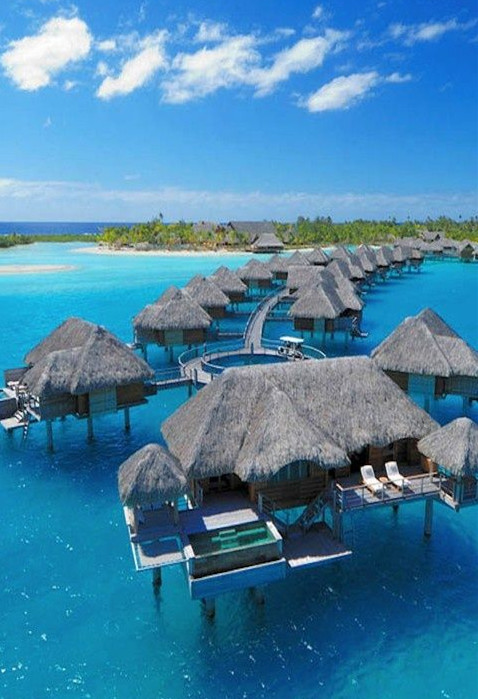
//> input picture contour/seneryHouse.jpg, 478 x 699 px
$ ./useContoursExtractOuterProfile   (built with g++ and OpenCV 4)
//> lines starting //> are read from the running program, lines starting //| are printed output that depends on the picture; after the words box and inside, x2 and y2 are one past the last pixel; in counts of white or black regions, pixels touching at a corner belong together
#include <opencv2/opencv.hpp>
#include <opencv2/imgproc/imgproc.hpp>
#define WINDOW_NAME1 "source window"
#define WINDOW_NAME2 "result window"

using namespace std;
using namespace cv;

Mat srcImage, grayImage, dstImage;
RNG g_rng(12345);
int g_nThreshold;
vector<vector<Point> > contours;
vector<Vec4i> hierarchy;

void on_Contour(int, void*);

int main()
{
	srcImage = imread("seneryHouse.jpg");
//> srcImage is the input picture: 699 rows x 478 cols, CV_8UC3; mean B, G, R 166.1, 131, 70.6
	namedWindow(WINDOW_NAME1);
	imshow(WINDOW_NAME1, srcImage);

	cvtColor(srcImage, grayImage, COLOR_RGB2GRAY);
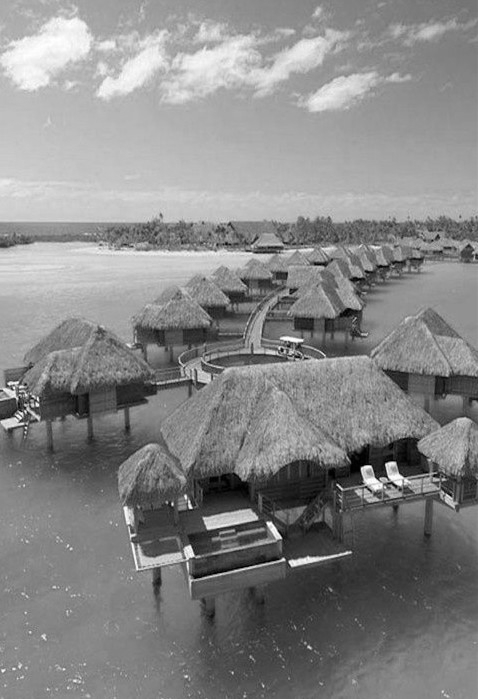
//> grayImage: 699 rows x 478 cols, CV_8UC1; min 0, max 255, mean 134.6
	blur(grayImage, grayImage, Size(3, 3));

	createTrackbar("value", WINDOW_NAME1, &g_nThreshold, 255, on_Contour);
	on_Contour(0, 0);

	while (1)
	{
		char key = waitKey();
		if (key == 38)
			g_nThreshold++;
		if (key == 40)
			g_nThreshold--;
		if (key == 27 || key == 'q')
			break;
	}

	return 0;
}

void on_Contour(int, void*)
{
	threshold(grayImage, dstImage, g_nThreshold, 255, THRESH_BINARY); // 255 is when exceed threshold value
//> dstImage: 699 rows x 478 cols, CV_8UC1; every value is 255

	//find contours
	findContours(dstImage, contours, hierarchy, RETR_TREE, CHAIN_APPROX_SIMPLE, Point(0, 0));
//> contours = 1 contour; box (x1, y1, x2, y2) and area: (0, 0, 478, 699) 332946

	//save contours use different contaings
	vector<vector<Point>> contours_poly(contours.size()); // use polypon save contours
//> contours_poly = 1 empty contours
	vector<Rect> boundRect(contours.size()); // rectangle save
//> boundRect = 1 Rect (x, y, width, height): [0, 0, 0, 0]
	vector<Point2f> center(contours.size()); vector<float> radius(contours.size()); //circle save
//> after `vector < Point2f > center(contours.size())`: center = 1 Point (x, y): [0, 0]
//> after `vector < float > radius(contours.size())`: radius = [0]

	for (int i = 0; i < contours.size(); i++)	//iterate every contours
	{
		approxPolyDP(Mat(contours[i]), contours_poly[i], 3, true);
		boundRect[i] = boundingRect(Mat(contours_poly[i]));
		minEnclosingCircle(contours_poly[i], center[i], radius[i]);
	}
//> this loop made 1 pass

	//drawing contour + rectangle + circle
	Mat drawing = Mat::zeros(srcImage.size(), CV_8UC3);
	for (unsigned int i = 0; i < contours.size(); i++)
	{
		Scalar color = Scalar(g_rng.uniform(0, 255), g_rng.uniform(0, 255), g_rng.uniform(0, 255));
		drawContours(drawing, contours_poly, i, color, 1, 8, vector<Vec4i>(), 0, Point());
		rectangle(drawing, boundRect[i].tl(), boundRect[i].br(), color, 2, 8, 0);
		circle(drawing, center[i], (int)radius[i], color, 2, 8, 0);
	}
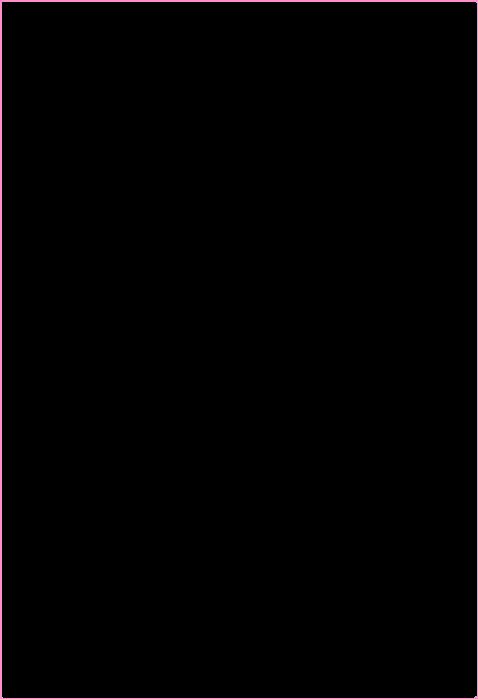
//> drawing: 699 rows x 478 cols, CV_8UC3; mean B, G, R 2.1, 1.5, 2.7
//> the 'q' key is pressed
//> after the loop in main, `while (1)`: g_nThreshold = 0
	namedWindow(WINDOW_NAME2);
	imshow(WINDOW_NAME2, drawing);
}
